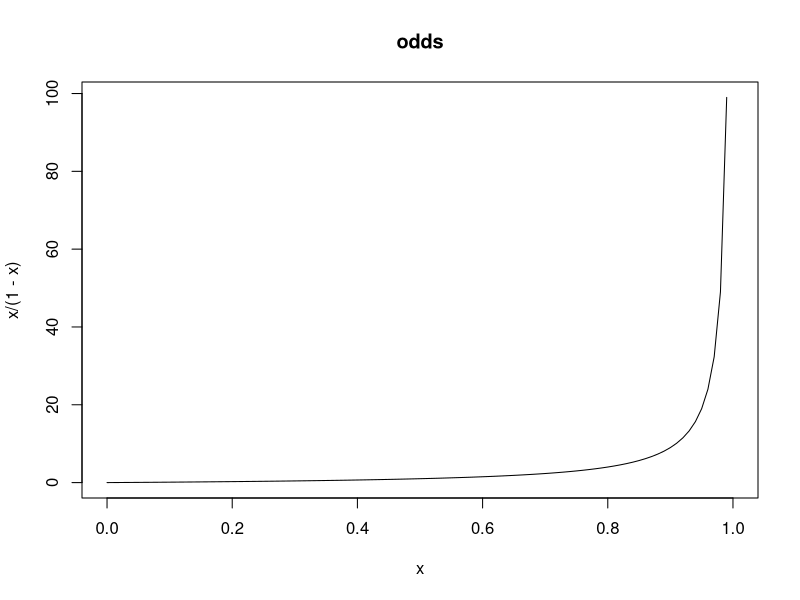
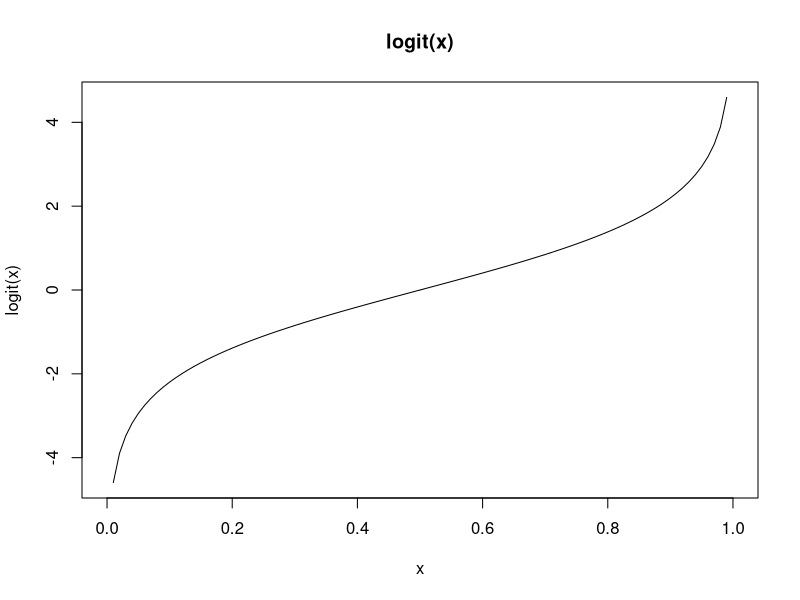
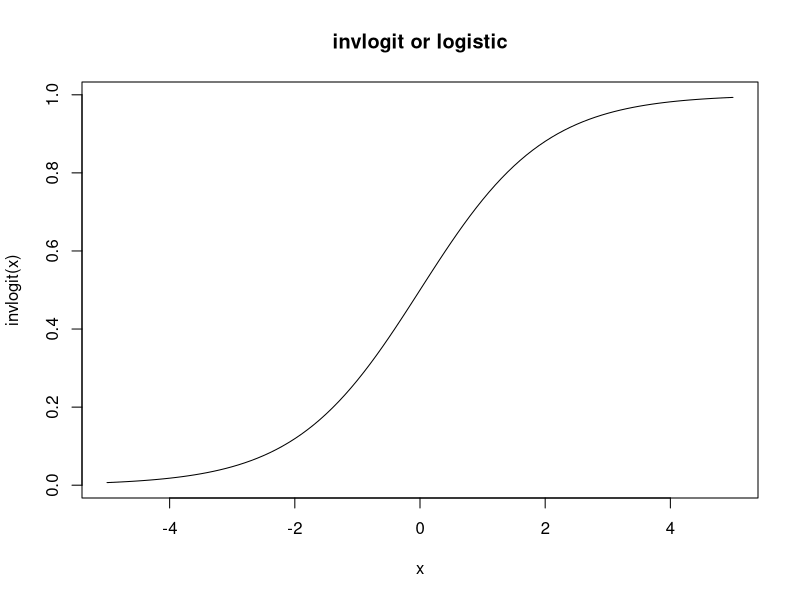
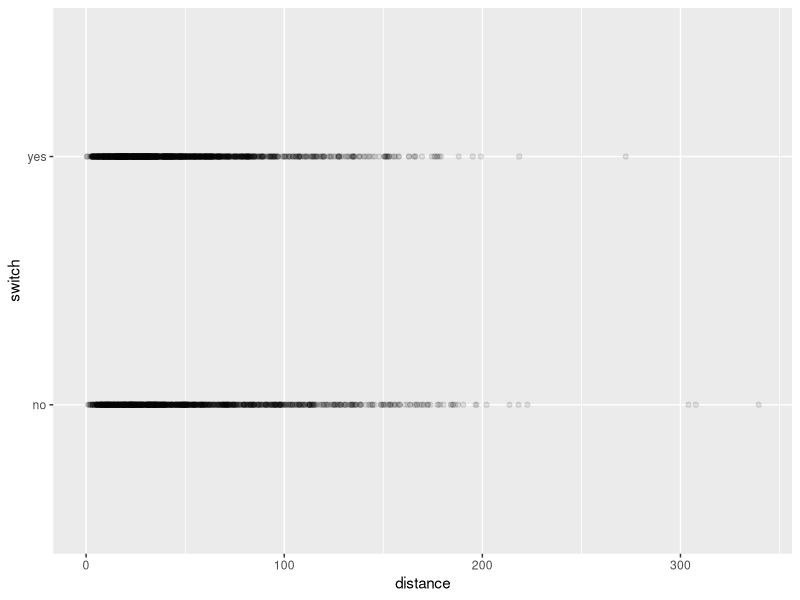
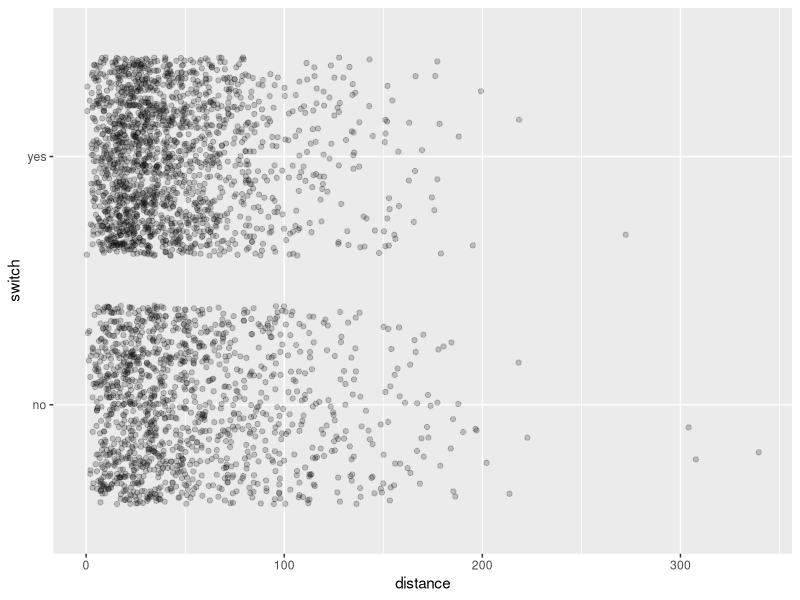
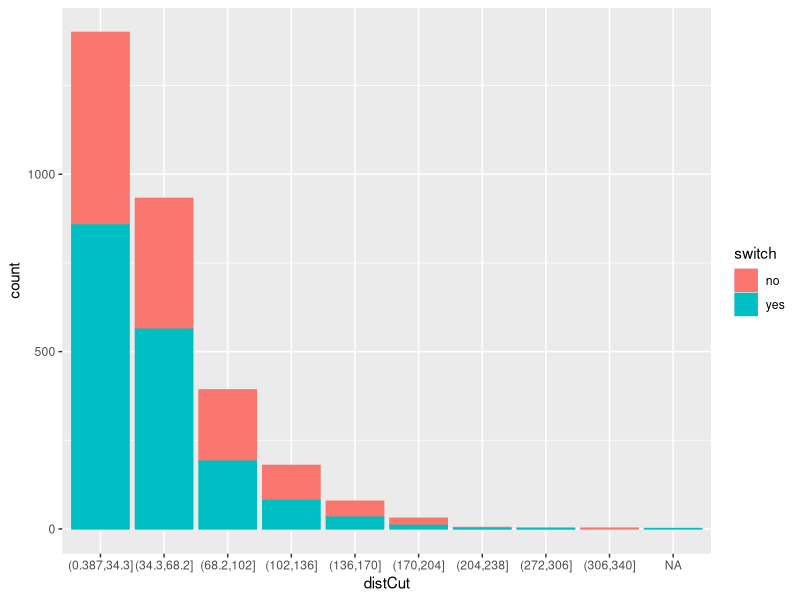
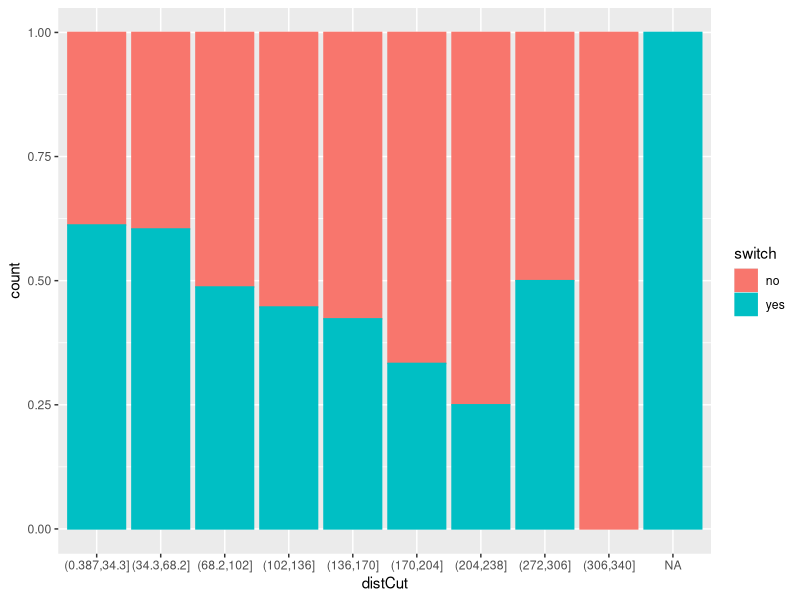
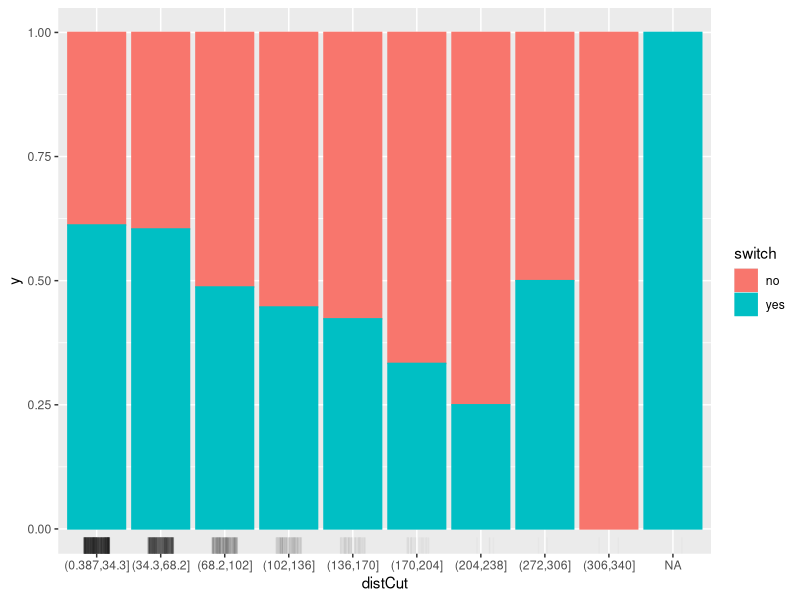

Generate these figures, in order, with R:
## ---- chunk 1
knitr::opts_chunk$set(echo = TRUE)
## ---- chunk 2
library(arm)
invlogit
logit
curve(x/(1-x), xlim=c(0,1), main='odds')
curve(logit(x), xlim=c(0,1), main='logit(x)')
curve(invlogit(x), xlim=c(-5,5), main='invlogit or logistic') #invlogit: inverse logit: logit 역함수
## ---- chunk 3
data(Wells, package='carData')
summary(Wells)
## ---- chunk 4
library(ggplot2)
ggplot(data=Wells) + geom_point(aes(x=distance, y=switch), alpha=0.1)
ggplot(data=Wells) + geom_jitter(aes(x=distance, y=switch), alpha=0.2) 
## ---- chunk 5
library(dplyr)
Wells_cut <- 
  Wells %>% summarise(min = min(distance), max = max(distance), by = (max-min)/10)  
Wells <- 
  Wells %>% mutate(distCut = cut(distance, 
                                 breaks=seq(Wells_cut$min, Wells_cut$max, Wells_cut$by))) 
ggplot(data=Wells, aes(x=distCut, col=switch, fill=switch)) + geom_bar()
ggplot(data=Wells, aes(x=distCut, col=switch, fill=switch)) + geom_bar(position = "fill" )
ggplot(data=Wells, aes(x=distCut, col=switch, fill=switch)) + geom_bar(position = "fill" ) + 
  geom_rug(aes(x=distCut, y=0.5), position=position_jitter(width=0.2),    alpha=0.02, sides='b', col='black')
## ---- chunk 6
library(dplyr)
Wells_cut <- 
  Wells %>% summarise(min = min(distance), max = max(distance), by = (max-min)/5)  
Wells <- 
  Wells %>% mutate(distCut = cut(distance, 
                                 breaks=seq(Wells_cut$min, Wells_cut$max, Wells_cut$by))) 
ggplot(data=Wells, aes(x=distCut, col=switch, fill=switch)) + geom_bar()
ggplot(data=Wells, aes(x=distCut, col=switch, fill=switch)) + geom_bar(position = "fill" )
ggplot(data=Wells, aes(x=distCut, col=switch, fill=switch)) + geom_bar(position = "dodge" ) +
  scale_y_log10()
## ---- chunk 7
fit0 <- glm(switch ~ distance, family=binomial(link="logit"), 
            data=Wells)
fit0 # 계수 및 model fit(Null Deviance, Residual Deviance, AIC) 확인
## ---- chunk 8
summary(fit0)
coef(fit0)
confint(fit0)

newdat = data.frame(distance = seq(0, 500, 10))
predy <- predict(fit0, newdata=newdat, type='link', se.fit=TRUE)
head(predy) # predy$fit, $se.fit, 
prob = 0.95
predy$lwr <- predy$fit + qnorm((1-prob)/2)*predy$se.fit
predy$upr <- predy$fit + qnorm(1-(1-prob)/2)*predy$se.fit

dfPredy <- data.frame(predy)
dfPredy$distance <- newdat$distance

library(arm)
dfPredy <- 
  dfPredy %>% mutate(lwr = invlogit(lwr),
                     upr = invlogit(upr),
                     fit = invlogit(fit))
## ---- chunk 9
library(effects)
eff <- effect("distance", fit0)
plot(eff, type='response') # type = "rescale", "response", "link"
#plot(eff, family="bionomial")

#effAll <- allEffects(fit0)
#plot(effAll, type='response')

Wells <- Wells %>% mutate(switchnum = ifelse(switch=="yes", 1, 0))
ggplot(data=Wells) + geom_jitter(aes(x=distance, y=switchnum), alpha=0.2, height=0.05) +
  geom_line(data=dfPredy, aes(x=distance, y=fit)) + 
  geom_ribbon(data=dfPredy %>% arrange(distance), aes(x=distance, y=fit, ymin=lwr, ymax=upr), alpha=0.2) 
#ggplot(data=Wells) + geom_jitter(aes(x=distance, y=switchnum), alpha=0.2, height=0.05) +
#  geom_line(data=dfPredy, aes(x=distance, y=fit)) + 
#  geom_ribbon(data=dfPredy %>% arrange(distance), aes(x=distance, y=fit, ymin=lwr, ymax=upr), alpha=0.2) +
#  xlim(-100, 500)

## ---- chunk 10
plot(fit0)
## ---- chunk 11
binnedplot(fitted(fit0), 
           residuals(fit0, type = "response"),
# type should be one of 'deviance', 'pearson', 'working', 'repsonse', 'partial'
           nclass = NULL, 
           xlab = "Expected Values", 
           ylab = "Average residual", 
           main = "Binned residual plot", 
           cex.pts = 0.8, 
           col.pts = 1, 
           col.int = "gray") 

## ---- chunk 12
fitA <- glm(switch ~ association, family=binomial(link="logit"), data=Wells)
summary(fitA)
coef(fitA)
confint(fitA)

eff <- effect("association", fitA)
plot(eff) # type = "rescale", "response", "link"
            
fitB <- glm(switch ~ distance + association, family=binomial(link="logit"), 
            data=Wells)
summary(fitB)
coef(fitB)
confint(fitB)

eff <- allEffects(fitB)
plot(eff, type='response') # type = "rescale", "response", "link"

#eff <- effect("distance", fitB)
#plot(eff, type='response') # type = "rescale", "response", "link"

fitC <- glm(switch ~ distance * association, family=binomial(link="logit"), 
            data=Wells)
summary(fitC)
coef(fitC)
confint(fitC)

eff <- allEffects(fitC)
plot(eff, type='response') # type = "rescale", "response", "link"

eff2 <- effect("distance*association", fitC)
#plot(eff2, type='response')
plot(eff2, type='response', multiline=TRUE)
plot(eff2, type='response', multiline=TRUE, confint=list(style='bands'))
## ---- chunk 13
data('GermanCredit', package='caret')
fit0 <- glm(Class ~ Age, data=GermanCredit, family=binomial)
library(arm)
binnedplot(fitted(fit0), 
           residuals(fit0, type = "response"),
# type should be one of 'deviance', 'pearson', 'working', 'repsonse', 'partial'
           nclass = NULL, 
           xlab = "Expected Values", 
           ylab = "Average residual", 
           main = "Binned residual plot", 
           cex.pts = 0.8, 
           col.pts = 1, 
           col.int = "gray") 
summary(fit0)

#plot(allEffects(fit0), type='rescale')
plot(allEffects(fit0), type='response')
#plot(allEffects(fit0), type='link')

#plot(effect('Age', fit0),  type='rescale')
#plot(effect('Age', fit0),  type='response')
#plot(effect('Age', fit0),  type='link')
## ---- chunk 14
fit1 <- glm(Class ~ Age + Housing.Rent, data=GermanCredit, family=binomial)
library(arm)
binnedplot(fitted(fit1), 
           residuals(fit1, type = "response"),
# type should be one of 'deviance', 'pearson', 'working', 'repsonse', 'partial'
           nclass = NULL, 
           xlab = "Expected Values", 
           ylab = "Average residual", 
           main = "Binned residual plot", 
           cex.pts = 0.8, 
           col.pts = 1, 
           col.int = "gray") 

summary(fit1)

#plot(allEffects(fit1), type='rescale')
plot(allEffects(fit1), type='response')

#plot(allEffects(fit1), type='link')

#plot(effects('Age*Housing.Rent', fit1),  type='response')
plot(allEffects(fit1), type='response', multiline=TRUE, confint=list(style='bands'))
## ---- chunk 15

fit2 <- glm(Class ~ Age * Housing.Rent, data=GermanCredit, family=binomial)
library(arm)
binnedplot(fitted(fit2), 
           residuals(fit2, type = "response"),
# type should be one of 'deviance', 'pearson', 'working', 'repsonse', 'partial'
           nclass = NULL, 
           xlab = "Expected Values", 
           ylab = "Average residual", 
           main = "Binned residual plot", 
           cex.pts = 0.8, 
           col.pts = 1, 
           col.int = "gray") 

summary(fit2)

#plot(allEffects(fit1), type='rescale')
plot(allEffects(fit2), type='response')
plot(allEffects(fit2), type='response', multiline=TRUE)
#plot(allEffects(fit1), type='link')

#plot(effects('Age*Housing.Rent', fit2),  type='response')
## ---- chunk 16
fit0 <- glm(switch ~ distance, family=binomial(link="logit"), 
            data=Wells)
pred <- predict(fit0, type='link') > 0
pred <- ifelse(pred == TRUE, "yes", "no")
pred <- factor(pred, levels = c('no', 'yes'))
table(pred, Wells$switch)
library(caret)
confusionMatrix(pred, Wells$switch, positive='yes')
